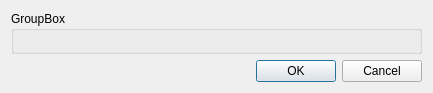
<?xml version="1.0" encoding="UTF-8"?>
<ui version="4.0">
 <class>WeeksMonthsDialog</class>
 <widget class="QDialog" name="WeeksMonthsDialog">
  <property name="geometry">
   <rect>
    <x>0</x>
    <y>0</y>
    <width>433</width>
    <height>93</height>
   </rect>
  </property>
  <property name="windowTitle">
   <string>Dialog</string>
  </property>
  <layout class="QGridLayout" name="gridLayout">
   <item row="1" column="0">
    <widget class="QDialogButtonBox" name="buttonBox">
     <property name="orientation">
      <enum>Qt::Horizontal</enum>
     </property>
     <property name="standardButtons">
      <set>QDialogButtonBox::Cancel|QDialogButtonBox::Ok</set>
     </property>
    </widget>
   </item>
   <item row="0" column="0">
    <widget class="QGroupBox" name="groupBox">
     <property name="title">
      <string>GroupBox</string>
     </property>
     <layout class="QGridLayout" name="gridLayout_3">
      <item row="0" column="0">
       <layout class="QGridLayout" name="mGrid"/>
      </item>
     </layout>
    </widget>
   </item>
  </layout>
 </widget>
 <resources/>
 <connections>
  <connection>
   <sender>buttonBox</sender>
   <signal>accepted()</signal>
   <receiver>WeeksMonthsDialog</receiver>
   <slot>accept()</slot>
   <hints>
    <hint type="sourcelabel">
     <x>248</x>
     <y>254</y>
    </hint>
    <hint type="destinationlabel">
     <x>157</x>
     <y>274</y>
    </hint>
   </hints>
  </connection>
  <connection>
   <sender>buttonBox</sender>
   <signal>rejected()</signal>
   <receiver>WeeksMonthsDialog</receiver>
   <slot>reject()</slot>
   <hints>
    <hint type="sourcelabel">
     <x>316</x>
     <y>260</y>
    </hint>
    <hint type="destinationlabel">
     <x>286</x>
     <y>274</y>
    </hint>
   </hints>
  </connection>
 </connections>
</ui>
